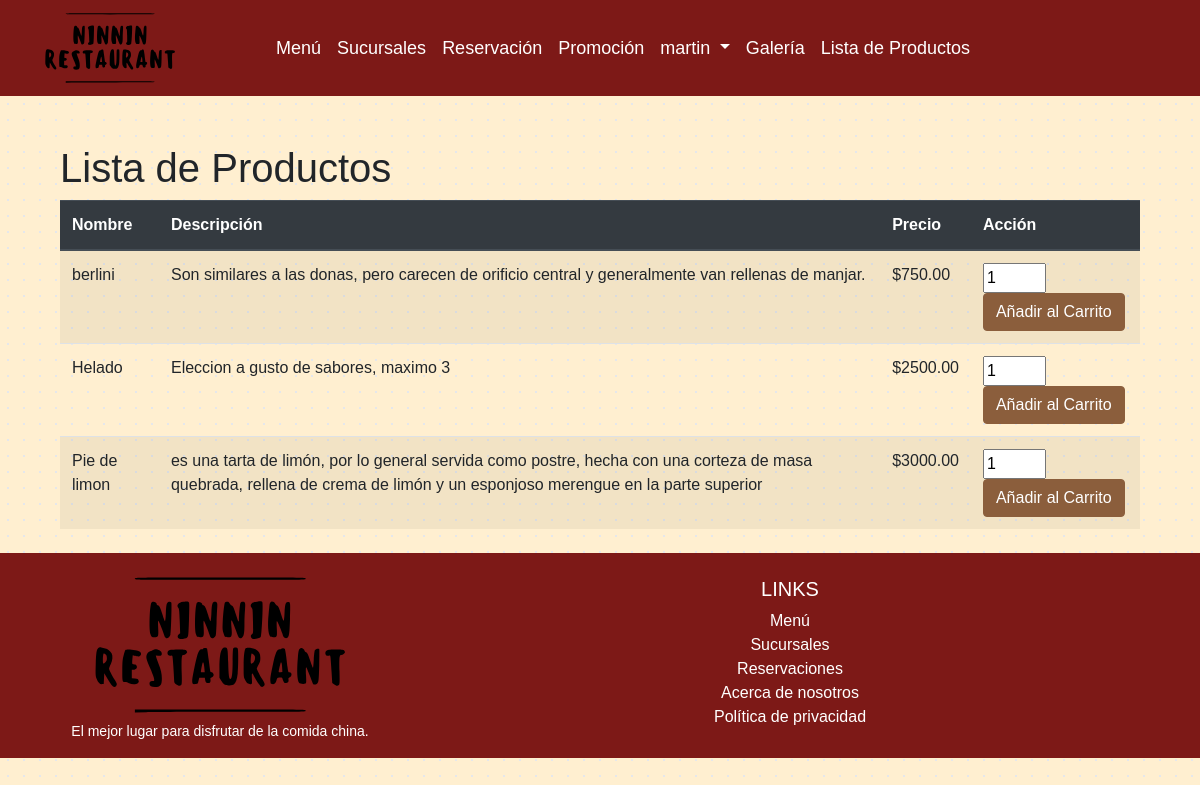
Page /clientes/productos/comun/ (signed in) on the earlier database version.
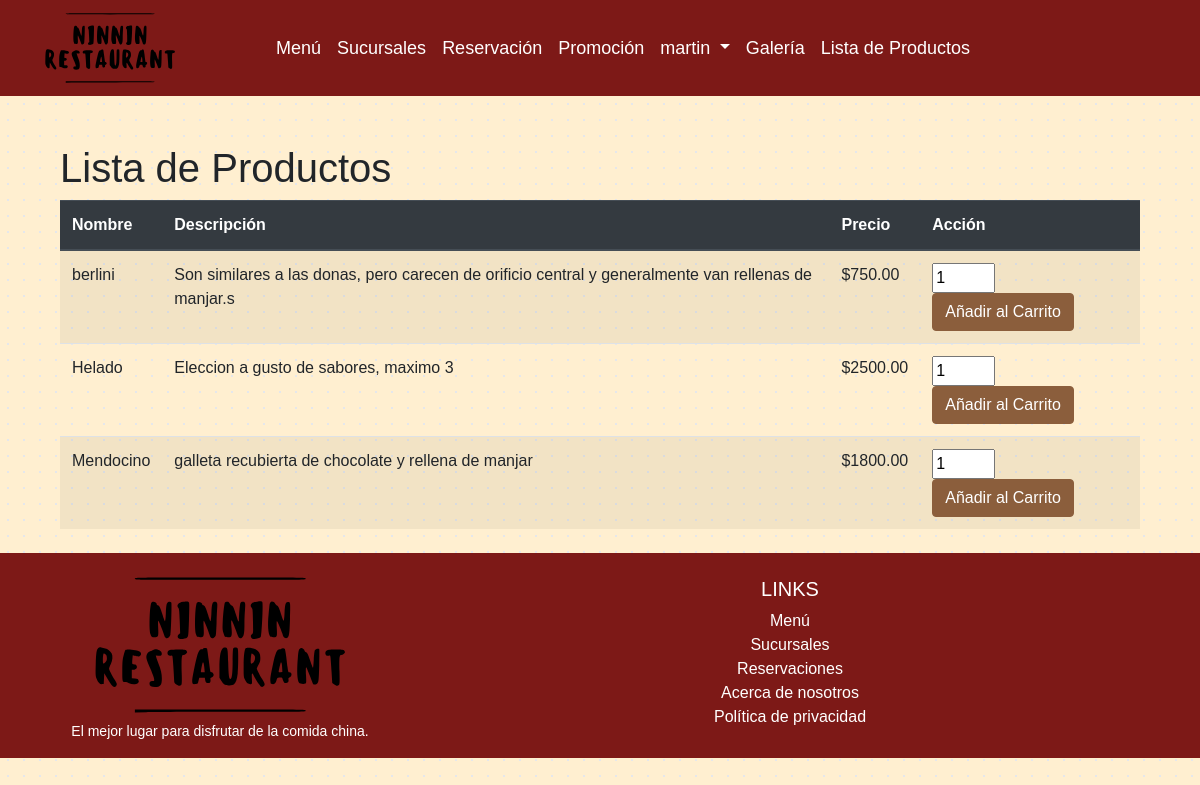
Same page on the later database version.
### clientes/models.py (models this page shows, shortened)
class Producto(models.Model):
    nombre = models.CharField(max_length=100)
    precio = models.DecimalField(max_digits=10, decimal_places=2)
    descripcion = models.TextField(blank=True)

### clientes/views.py (the view)
# urls.py: path('productos/comun/', views.producto_list_usuario_comun, name='producto_list_usuario_comun'),
@login_required
def producto_list_usuario_comun(request):
    productos = Producto.objects.all()
    context = {
        'productos': productos,
    }
    return render(request, 'productos/productos_usuario_comun.html', context)

### clientes/templates/productos/productos_usuario_comun.html (shortened to what this page needs)
{% extends "clientes/base.html" %}
{% block content %}
    <div class="container mt-5">
        <h1>Lista de Productos</h1>
        <table class="table table-striped">
            <thead class="thead-dark">
                <tr>
                    <th scope="col">Nombre</th>
                    <th scope="col">Descripción</th>
                    <th scope="col">Precio</th>
                    <th scope="col">Acción</th>
                </tr>
            </thead>
            <tbody>
                {% for producto in productos %}
                    <tr>
                        <td>{{ producto.nombre }}</td>
                        <td>{{ producto.descripcion }}</td>
                        <td>${{ producto.precio }}</td>
                        <td>
                            <form action="{% url 'add_to_cart' producto.id %}" method="POST">
                                <input type="number" name="cantidad" value="1" min="1" max="10">
                                <button type="submit" class="btn btn-primary">Añadir al Carrito</button>
                            </form>
                        </td>
                    </tr>
                {% empty %}
                    <tr>
                        <td colspan="5">No hay productos disponibles</td>
                    </tr>
                {% endfor %}
            </tbody>
        </table>
    </div>
{% endblock %}

Differences in the rows shown:
removed Producto: nombre "Pie de limon", descripcion "es una tarta de limón, por lo general servida como postre, hecha con una corteza de masa quebrada, rellena de crema de limón y un esponjoso merengue en la parte superior", precio "3000.00"
changed Producto "berlini": descripcion "Son similares a las donas, pero carecen de orificio central y generalmente van rellenas de manjar." → "Son similares a las donas, pero carecen de orificio central y generalmente van rellenas de manjar.s"
added Producto: nombre "Mendocino", descripcion "galleta recubierta de chocolate y rellena de manjar", precio "1800.00"
